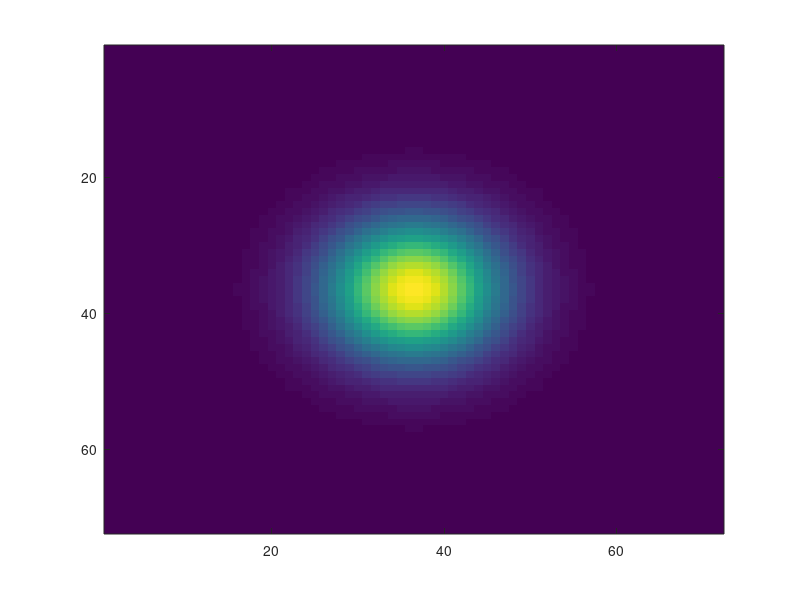
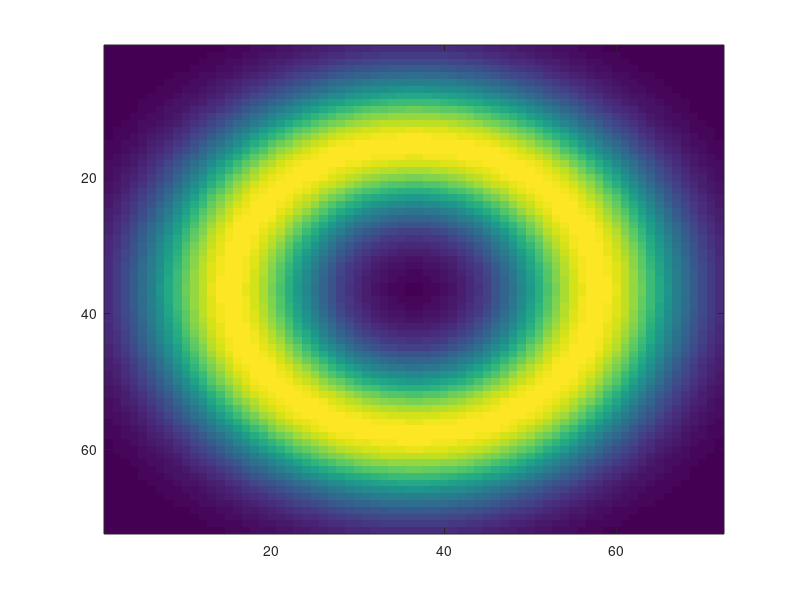
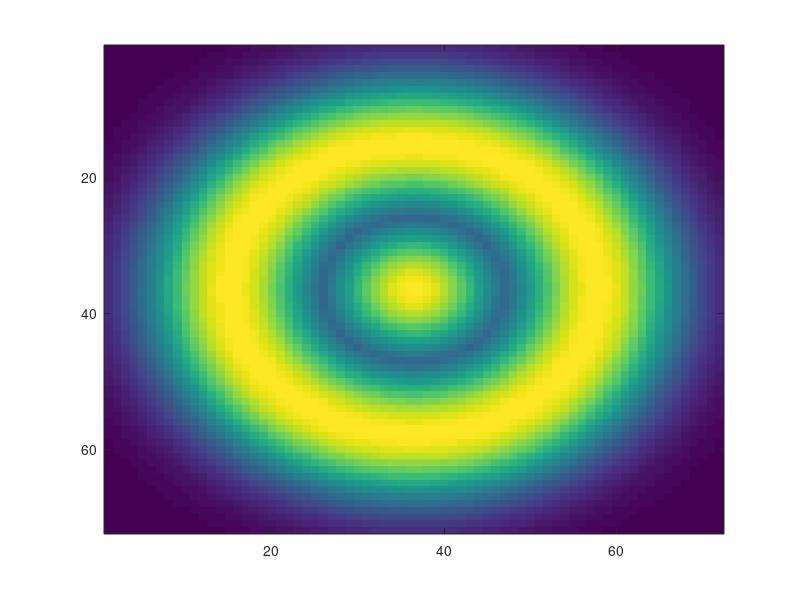

MATLAB code for these plots, in order: (Note: this script raises an error after producing the figures.)
clear all
duration = 1;
framerate = 60;
targDur = 0.033;
maskDur = 0.033;
soa = [0 33 66 100]/1000;

sigma = 5; %width of mask / annulus (deg)
r = 15; % radius of annulus (deg)
radius =r;
binarize = 0;

targDur = round(targDur*framerate); maskDur = round(maskDur*framerate); soa = round(soa*framerate);

deltaTheta = [ 0 pi/2];
targSF = [0 0.04 0.16];
maskSF = [0 0.04 0.16];
phases = linspace(0,2*pi,7);
phases= phases(1:end-1);
nx=2; ny=1;

nrep = length(soa)*length(deltaTheta)*length(targSF)*length(maskSF)*length(phases)*nx

totalduration = nrep*duration
   
xsz = 128;
ysz = xsz*9/16;
dist = 25;
width = 50;
widthdeg = 2*atand(0.5*width/dist)
degperpix = widthdeg/xsz

blockwidth = ysz;

xposRange = [1 xsz - blockwidth];
yposRange  = 1;


[x y] =meshgrid(1:blockwidth,1:blockwidth);
xgrid=(x-mean(x(:)));; ygrid=(y-mean(y(:)));
x = xgrid*degperpix; y=ygrid*degperpix;
gaussian = (exp(-0.5*(x.^2 +y.^2)/sigma^2));
if binarize
    gaussian(gaussian<exp(-1))=0;
end
dist = sqrt(x.^2 + y.^2);
mask  = exp((-0.5*(dist-r).^2) / sigma^2);
figure
imagesc(gaussian,[ 0 1]);
figure
imagesc(mask,[0 1]);


figure
imagesc(max(gaussian,mask),[0 1])
moviedata = zeros(xsz,ysz,totalduration*framerate);
for r = 1:nrep
   r
   sf(r,:) = [listPick(targSF) listPick(maskSF)];
    theta(r) = rand(1)*2*pi;
    dOri(r) = listPick(deltaTheta); 
    lag(r) = listPick(soa);
    xpos(r) =listPick(xposRange);
    ypos(r) = yposRange(1);
    ph = (x*cos(theta(r)) + y*sin(theta(r)))*2*pi*sf(r,1) + rand*2*pi;
    xr = xpos(r):xpos(r)+blockwidth-1; yr = ypos(r):ypos(r)+blockwidth-1; tr = (r-1)*duration*framerate;
   if sf(r,1)>0
    for t = 1:targDur;
        frame = cos(ph).*gaussian;
        moviedata(xr, yr,tr +t) = moviedata(xr, yr,tr +t)  + frame;
    end
   end
      ph = (x*cos(theta(r)+dOri(r)) + y*sin(theta(r)+dOri(r)))*2*pi*sf(r,2) + rand*2*pi;

     if sf(r,2)>0
    for t = 1:maskDur;
        frame = cos(ph).*mask;
        moviedata(xr, yr,tr +t + lag(r)) = moviedata(xr, yr,tr +t+lag(r))  + frame;
    end
     end
end
moviedata(abs(moviedata)<(1/128))=0;
moviedata =uint8(floor(moviedata*128 + 128));



figure
for i = 1:16;
    subplot(4,4,i);
    imagesc(moviedata(:,:,i)',[0 255]); colormap gray; axis equal
end

figure
for i = 1:length(moviedata)/40
imshow(moviedata(:,:,i));
drawnow
end
save metamask2sf2theta4soa15min moviedata xpos ypos maskDur targDur sf lag theta dOri framerate duration  nx ny sigma radius
